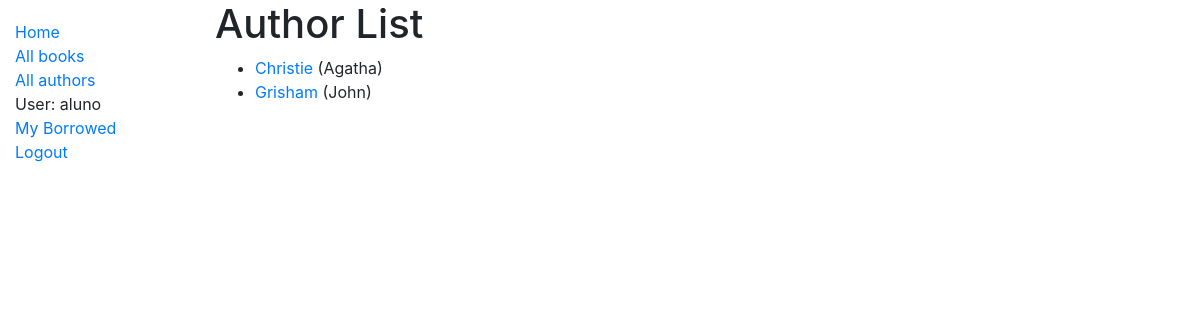
/catalog/authors/ (signed in), run on the app's committed database.
### catalog/models.py (models this page shows, shortened)
class Author(models.Model):
    first_name = models.CharField(max_length=100)
    last_name = models.CharField(max_length=100)
    date_of_birth = models.DateField(null=True, blank=True)
    date_of_death = models.DateField('Died', null=True, blank=True)
    class Meta:
        ordering = ['last_name', 'first_name']
    def get_absolute_url(self):
        return reverse('author-detail', args=[str(self.id)])

### catalog/views.py (the view)
# urls.py: path('authors/', views.AuthorView.as_view(), name='authors'),
class AuthorView(generic.ListView):
    model = Author

### catalog/templates/catalog/author_list.html
{% extends "base_generic.html" %}
{% block content %}
<h1>Author List</h1>
{% if author_list %}
    <ul>
        {%for author in author_list%}
        <li>
            <a href="{{author.get_absolute_url}}">{{author.last_name}}</a> ({{author.first_name}})
        </li>
        {% endfor %}
    </ul>
    {%else%}
        <p>There are no authors in the catalog</p>
    {%endif%}
{% endblock %}

### catalog/templates/base_generic.html (shortened to what this page needs)
<!DOCTYPE html>
<html lang="en">
<head>
  <link rel="stylesheet" href="https://stackpath.bootstrapcdn.com/bootstrap/4.1.3/css/bootstrap.min.css">
  {% load static %}
  <link rel="stylesheet" href="{% static 'css/styles.css' %}">
</head>
<body>
  <div class="container-fluid">
    <div class="row">
      <div class="col-sm-2">
        {% block sidebar %}
          <ul class="sidebar-nav">
              <li><a href="{% url 'index' %}">Home</a></li>
              <li><a href="{% url 'books' %}">All books</a></li>
              <li><a href="{% url 'authors' %}">All authors</a></li>
              {% if user.is_authenticated %}
                <li>User: {{ user.get_username }}</li>
                <li><a href="{% url 'my-borrowed' %}">My Borrowed</a></li>
                <li><a href="{% url 'logout'%}?next={{request.path}}">Logout</a></li>
              {% else %}
                <li><a href="{% url 'login'%}?next={{request.path}}">Login</a></li>
              {% endif %}
          </ul>
        {% endblock %}
      </div>
      <div class="col-sm-10 ">{% block content %}{% endblock %}
      </div>
    </div>
  </div>
</body>
</html>

### catalog/static/css/styles.css (style rules this page uses)
.sidebar-nav { margin-top: 20px; padding: 0; list-style: none; }

### data on the page
Author: last_name "Christie", first_name "Agatha"
Author: last_name "Grisham", first_name "John"

### other printed values
{{ user.get_username }} "aluno"
